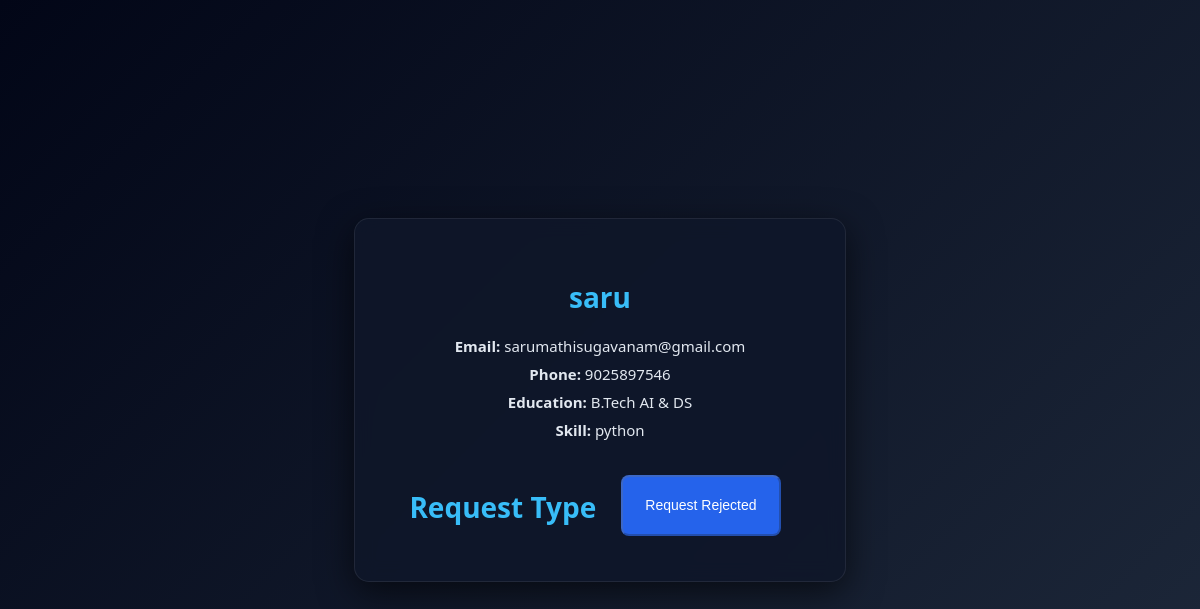
The app's page /mentor/saru (signed in) with its own data.
### tables this page shows
CREATE TABLE users(
id INTEGER PRIMARY KEY AUTOINCREMENT,
username TEXT,
email TEXT,
phone TEXT,
education TEXT,
skill TEXT,
password TEXT
);

### backend/routes/user_routes.py (the view)
@user_bp.route('/mentor/<username>')
def mentor_page(username):
    from utils.db import get_db
    conn=get_db()
    user=conn.execute(
    "SELECT * FROM users WHERE username=?",(username,)
    ).fetchone()
    status=get_request_status(session['user'],username)
    conn.close()
    return render_template(
        "mentor.html",
        user=user,
        status=status
    )

### backend/models/connection_model.py (called while the page is built)
def get_request_status(user1,user2):
    conn=get_db()
    status=conn.execute("""
    SELECT * FROM connections
    WHERE user1=? AND user2=?
    """,(user1,user2)).fetchone()
    conn.close()
    return status

### backend/utils/db.py (called while the page is built)
def get_db():
    conn = sqlite3.connect(DB_PATH)
    conn.row_factory = sqlite3.Row
    return conn

### frontend/templates/mentor.html (shortened to what this page needs)
<!DOCTYPE html>
<html>
<head>
<link rel="stylesheet" href="/static/css/style.css">
</head>
<body class="mentor-body">
<div class="mentor-card">
<h2>{{user.username}}</h2>
<p><b>Email:</b> {{user.email}}</p>
<p><b>Phone:</b> {{user.phone}}</p>
<p><b>Education:</b> {{user.education}}</p>
<p><b>Skill:</b> {{user.skill}}</p>
<div class="mentor-buttons">
<h2>Request Type</h2>
{% if status == None %}
<a href="/send_request/{{user.username}}/doubt" class="btn primary">
Ask Doubt
</a>
<a href="/send_request/{{user.username}}/learn" class="btn secondary">
Request Learning
</a>
{% elif status.status == "pending" %}
<button class="btn" disabled>
Request Sent (Pending)
</button>
{% elif status.status == "rejected" %}
<button class="btn danger" disabled>
Request Rejected
</button>
{% endif %}
</div>
</div>
</body>
</html>

### frontend/static/css/style.css (style rules this page uses)
body { margin:0; font-family: 'Segoe UI',sans-serif; background:#0f172a; color:white; }
.btn { display:inline-block; padding:12px 30px; margin:10px; border-radius:8px; background:#2563eb; color:white; text-decoration:none; transition:0.3s; }
.danger { background:#dc2626; }
.mentor-body { margin:0; height:100vh; display:flex; justify-content:center; align-items:center; background:linear-gradient(135deg,#020617,#1e293b); font-family:'Segoe UI',sans-serif; }
.mentor-card { width:420px; padding:35px; border-radius:15px; text-align:center; background:rgba(15,23,42,0.9); backdrop-filter:blur(10px); box-shadow:0 10px 35px rgba(0,0,0,0.6); border:1px solid rgba(255,255,255,0.08); transition:0.3s; }
.mentor-card h2 { font-size:28px; margin-bottom:20px; color:#38bdf8; }
.mentor-card p { font-size:15px; margin:8px 0; color:#e2e8f0; }
.mentor-buttons { margin-top:25px; display:flex; justify-content:center; gap:15px; }
.mentor-buttons .btn { padding:10px 22px; border-radius:8px; text-decoration:none; font-size:14px; background:#2563eb; color:white; transition:0.25s; }

### records on screen
users: username "saru", email "sarumathisugavanam@gmail.com", phone "9025897546", education "B.Tech AI & DS", skill "python"
